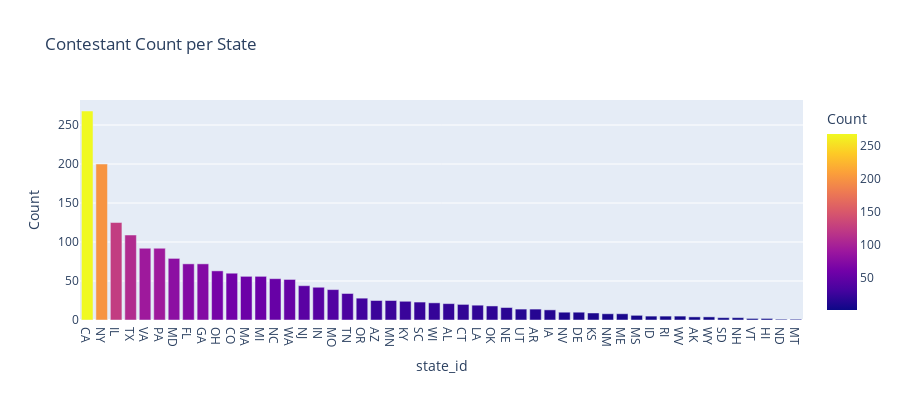

Notebook code for this chart:
### Code cell
fig = px.bar(state_counts2, x='state_id', y='count',color='count',
             labels={'state':'State', 'count':"Count"}, height=400, title="Contestant Count per State")
fig.show()

### Figure 1 — Plotly figure (JSON) as saved in the notebook; plotly's stock layout.template omitted (floating-point values rounded to 4 significant figures)
{"data": [{"alignmentgroup": "True", "hoverlabel": {"namelength": 0}, "hovertemplate": "state_id=%{x}<br>Count=%{marker.color}", "legendgroup": "", "marker": {"color": [268, 200, 125, 109, 92, 92, 79, 72, 72, 63, 60, 56, 56, 53, 52, 44, 42, 39, 34, 28, 25, 25, 24, 23, 22, 21, 20, 19, 18, 16, 14, 14, 13, 10, 10, 9, 8, 8, 6, 5, 5, 5, 4, 4, 3, 3, 2, 2, 1, 1], "coloraxis": "coloraxis"}, "name": "", "offsetgroup": "", "orientation": "v", "showlegend": false, "textposition": "auto", "type": "bar", "x": ["CA", "NY", "IL", "TX", "VA", "PA", "MD", "FL", "GA", "OH", "CO", "MA", "MI", "NC", "WA", "NJ", "IN", "MO", "TN", "OR", "AZ", "MN", "KY", "SC", "WI", "AL", "CT", "LA", "OK", "NE", "UT", "AR", "IA", "NV", "DE", "KS", "NM", "ME", "MS", "ID", "RI", "WV", "AK", "WY", "SD", "NH", "VT", "HI", "ND", "MT"], "xaxis": "x", "y": [268, 200, 125, 109, 92, 92, 79, 72, 72, 63, 60, 56, 56, 53, 52, 44, 42, 39, 34, 28, 25, 25, 24, 23, 22, 21, 20, 19, 18, 16, 14, 14, 13, 10, 10, 9, 8, 8, 6, 5, 5, 5, 4, 4, 3, 3, 2, 2, 1, 1], "yaxis": "y"}], "layout": {"barmode": "relative", "coloraxis": {"colorbar": {"title": {"text": "Count"}}, "colorscale": [[0, "#0d0887"], [0.1111, "#46039f"], [0.2222, "#7201a8"], [0.3333, "#9c179e"], [0.4444, "#bd3786"], [0.5556, "#d8576b"], [0.6667, "#ed7953"], [0.7778, "#fb9f3a"], [0.8889, "#fdca26"], [1, "#f0f921"]]}, "height": 400, "legend": {"tracegroupgap": 0}, "title": {"text": "Contestant Count per State"}, "xaxis": {"anchor": "y", "domain": [0, 1], "title": {"text": "state_id"}}, "yaxis": {"anchor": "x", "domain": [0, 1], "title": {"text": "Count"}}}}
